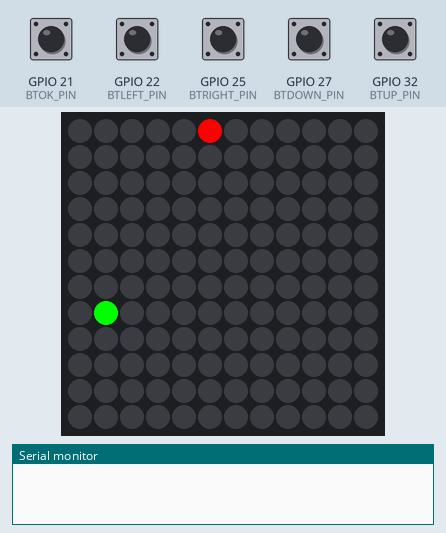
The sketch below on a simulated ESP32. Shown: 12×12 RGB LED matrix (first LED top left, wired row by row), the last lines printed to the serial monitor. Inputs (shaded band) come from the test bench; at power-on: GPIO 21 (BTOK_PIN), GPIO 22 (BTLEFT_PIN), GPIO 25 (BTRIGHT_PIN), GPIO 27 (BTDOWN_PIN), GPIO 32 (BTUP_PIN) HIGH. Random numbers use the default seed unless the sketch sets one.

Above: at 1.4 s.
1.5 s: GPIO 21 (BTOK_PIN) pulled LOW for 0.45 s
At 2.6 s:
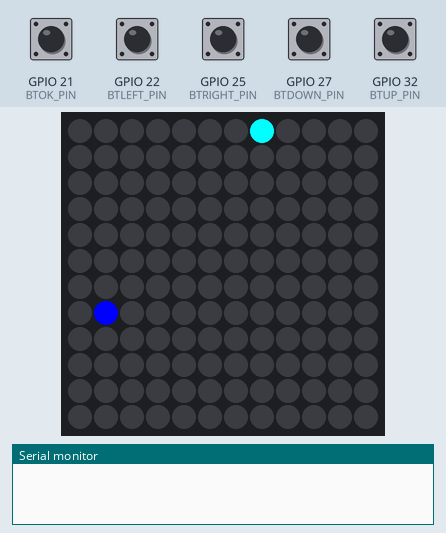
3.6 s: GPIO 21 (BTOK_PIN) pulled LOW for 1 s
At 5.95 s:
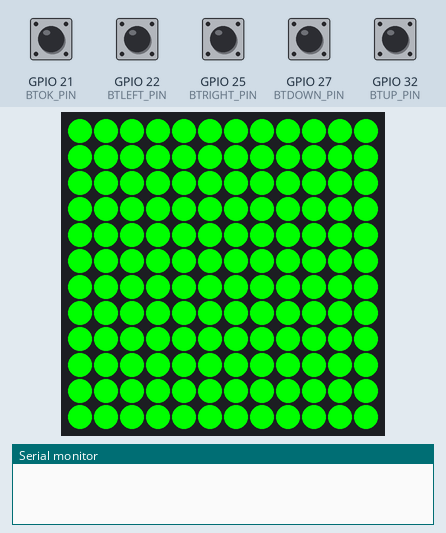
7.6 s: GPIO 22 (BTLEFT_PIN) pulled LOW for 0.45 s
At 9.13 s:
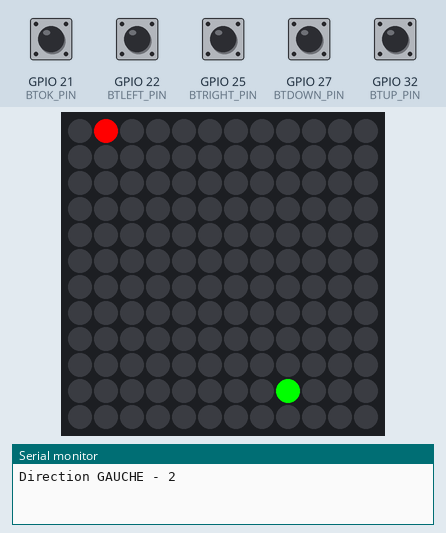
10.4 s: GPIO 25 (BTRIGHT_PIN) pulled LOW for 0.45 s
At 10.66 s:
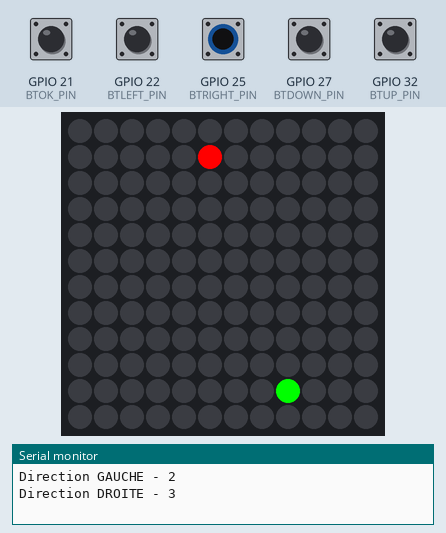
12.3 s: GPIO 27 (BTDOWN_PIN) pulled LOW for 0.45 s
At 12.48 s:
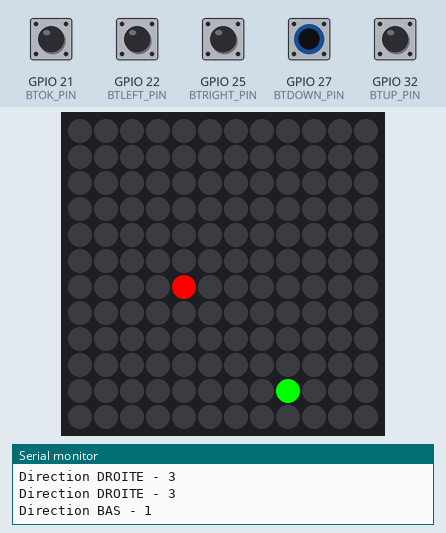
14.2 s: GPIO 22 (BTLEFT_PIN) pulled LOW for 1 s
At 16.56 s:
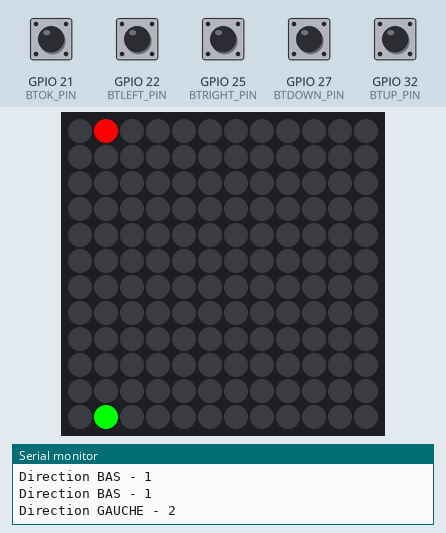
Timing chart, 0 to 18.1 s (numbered marks = the images above; inputs shaded):
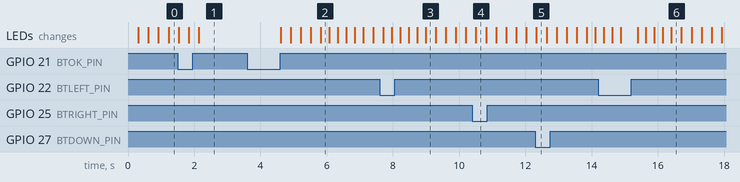

The sketch:

snake.ino
```cpp
/**
 * Simple snake game for a matrix of ws2812b leds strung up in serpentine pattern. The idea is
 * there is an apple and a snake on the board, and the snake tries to eat the apple. Each frame of the
 * game the snake moves in a single direction. If the snake is out of bounds or lands on its own tail,
 * then the game is over. If the head of the snake lands on the apple, the snake grows in length and the
 * speed of the snake increases.
 */
//LEDs
#include <FastLED.h>
#include <LinkedList.h>
#define NUM_LEDS    144
#define LED_PIN     4
int rows = 12;
int columns = 12;
CRGB leds[NUM_LEDS];

const int BTUP_PIN = 32;
const int BTDOWN_PIN = 27;
const int BTRIGHT_PIN = 25;
const int BTLEFT_PIN = 22;
const int BTOK_PIN = 21;

//Joystick


// Directions
#define DIR_UP    0
#define DIR_DOWN  1
#define DIR_LEFT  2
#define DIR_RIGHT 3

int resetDelay = 250;

// Game State
#define MAX_SPEED 5
#define MIN_SPEED 300
#define SPEED_LOSS 15
int gameSpeed = MIN_SPEED;
int currDirection = DIR_UP;
boolean isGamePaused = false;
boolean isTogglingPause = false;

// class that represents a point on the matrix. Indexed starting at 0
class Point {
  private:
    byte x;
    byte y;
  public:
    Point(byte x, byte y) {
      this->x = x;
      this->y = y;
    }
    byte getX() {
      return x;
    }
    byte getY() {
      return y;
    }
    boolean isEqual(int x, int y) {
      return this->x == x && this->y == y;
    }
};

// body of the snake, last element representing the tail, first element representing the head
LinkedList<Point*> snakePositions = LinkedList<Point*>();

// where the apple is located
Point *applePosition;

// For Style ;)
CRGB appleColor = CRGB(0, 255, 0);
CRGB snakeColor = CRGB(255, 0, 0);
CRGB pausedAppleColor = CRGB(0, 0, 255);
CRGB pausedSnakeColor = CRGB(0, 255, 255);
CRGB emptyColor = CRGB(0, 0, 0);
CRGB solidColor = CRGB(0, 255, 0);

void setup() {
  pinMode(BTUP_PIN, INPUT_PULLUP);
  pinMode(BTDOWN_PIN, INPUT_PULLUP);
  pinMode(BTRIGHT_PIN, INPUT_PULLUP);
  pinMode(BTLEFT_PIN, INPUT_PULLUP);
  pinMode(BTOK_PIN, INPUT_PULLUP);
  Serial.begin(115200);


  // pick starting position
  snakePositions.add(getStartingPosition());

  // pick apple position
  applePosition = getApplePosition();

  // setup ws2812b leds
  FastLED.addLeds<WS2812, LED_PIN, GRB>(leds, NUM_LEDS);
}

void loop() {
  // if we're paused set the scene
  checkForPause();

  if(isGamePaused) {
    pauseGame();
  }else{
    // set current direction
    currDirection = getCurrentDirection();

    // get next position
    Point *nextPoint = getNextPosition();

    // check if we are still valid and continue the game, otherwise reset it
    if(isNextPointValid(nextPoint)){
      playGame(nextPoint);
    }else{
      resetGame();
    }
  }
}

// always start the game in the same spot
Point * getStartingPosition(){
  return new Point(0,0);
}

// generate the position of the apple so it is not out of bounds or within the snake
Point * getApplePosition(){
  int x = random(rows);
  int y = random(columns);

  // make sure to generate an apple that is not in the same position as the snake
  while(snakeContainsPosition(x,y)){
    x = random(rows);
    y = random(columns);
  }
  return new Point(x,y);
}

// check if the x y coordinates are covered by a part of the snake
boolean snakeContainsPosition(int x, int y) {
  for(int i = 0; i < snakePositions.size(); i++){
    if(snakePositions.get(i)->isEqual(x,y)) {
      return true;
    }
  }

  return false;
}

// read direction from analog stick
int getCurrentDirection(){
  int dir = currDirection;
    if(digitalRead(BTUP_PIN) == LOW && currDirection != 1) {
      dir = 0;
      Serial.print("Direction HAUT - ");
      Serial.println(dir);
    }
    else if(digitalRead(BTDOWN_PIN) == LOW  && currDirection != 0) {
      dir = 1;
      Serial.print("Direction BAS - ");
      Serial.println(dir);
    }
    else if(digitalRead(BTLEFT_PIN) == LOW  && currDirection != 3) {
      dir = 2;
      Serial.print("Direction GAUCHE - ");
      Serial.println(dir);
    }
    else if(digitalRead(BTRIGHT_PIN) == LOW  && currDirection != 2) {
      dir = 3;
      Serial.print("Direction DROITE - ");
      Serial.println(dir);
    }
    else{
      dir = currDirection;
    }

  return dir;
}

int getYDir(int y) {
  return y > 0 ? DIR_UP : DIR_DOWN;
}

int getXDir(int x) {
  return x > 0 ? DIR_RIGHT : DIR_LEFT;
}

Point * getHead() {
  return snakePositions.get(0);
}

Point * getTail() {
  return snakePositions.get(snakePositions.size() - 1);
}

void addToBeginning(Point *p){
  snakePositions.add(0, p);
}

void removeTail() {
  delete(snakePositions.pop());
}

// calculate the next position based on the current head position and the current direction
Point * getNextPosition() {
  Point *head = getHead();
  switch(currDirection) {
    case DIR_UP:
      return new Point(head->getX(), head->getY() + 1);
    case DIR_DOWN:
      return new Point(head->getX(), head->getY() - 1);
    case DIR_LEFT:
      return new Point(head->getX() - 1, head->getY());
    case DIR_RIGHT:
      return new Point(head->getX() + 1, head->getY());
    default:
      return new Point(-9, -9);
  }
}

// make sure the next point for the head of the snake is in a valid position
boolean isNextPointValid(Point *p) {
  int x = p->getX();
  int y = p->getY();

  // check if within boundary or if we are in the snake
  if(x < 0 || x >= rows || y < 0 || y >= columns || snakeContainsPosition(x,y)) {
    return false;
  }

  return true;
}

// draw the apple
void renderApple() {
  leds[getIndexForPoint(applePosition)] = isGamePaused ? pausedAppleColor : appleColor;
}

// draw the snake
void renderSnake(){
  Point *p;
  for(int i = 0; i < snakePositions.size(); i++) {
    p = snakePositions.get(i);
    int index = getIndexForPoint(p);
    int x = p->getX();
    int y = p->getY();
    leds[index] = isGamePaused ? pausedSnakeColor : snakeColor;
  }
}

// for a point in the matrix, map it to the index in the string
int getIndexForPoint(Point *p) {
  int x = p->getX();
  int y = p->getY();
  boolean oddRow = x % 2 == 1;

  // handle serpentine pattern
  if(oddRow){
    return (x + 1) * columns - y - 1;
  }

  return x * columns  + y;
}

void renderEmptyScreen(){
  for(int i = 0; i < NUM_LEDS; i++) {
    leds[i] = emptyColor;
  }
}

void renderSolidScreen() {
  for(int i = 0; i < NUM_LEDS; i++) {
    leds[i] = solidColor;
  }
}

void playGame(Point *nextPoint){
  // clear screen
  renderEmptyScreen();

  // if we land on an apple grow the snake
  if(applePosition->isEqual(nextPoint->getX(), nextPoint->getY())){
    growSnake(nextPoint);
  }else{
    moveSnake(nextPoint);
  }

  renderSnake();
  renderApple();

  FastLED.show();

  delay(gameSpeed);
}

void moveSnake(Point *p){
  addToBeginning(p);
  removeTail();
}

void growSnake(Point *p){
  addToBeginning(p);
  resetApple();
  increaseSpeed();
}

void increaseSpeed() {
  gameSpeed -= SPEED_LOSS;
}

void checkForPause() {
  boolean isPressedDown = digitalRead(BTOK_PIN) == LOW;

  boolean shouldPause = false;
  if(isPressedDown) {
    // we are trying to pause the game and the button is held down
    isTogglingPause = true;
  }else{
    // the pause button is released, so let's trigger a pause
    shouldPause = isTogglingPause;
    isTogglingPause = false;
  }

  if(shouldPause) {
    isGamePaused = !isGamePaused;
  }
}

// initiate a different view
void pauseGame(){
  renderSnake();
  renderApple();
  FastLED.show();
}

// delete the snake and create a new one
void resetSnake() {
  while(snakePositions.size() > 0){
    delete(snakePositions.pop());
  }
  snakePositions.add(getStartingPosition());
}

// delete the current position and draw a new apple
void resetApple() {
  delete(applePosition);
  applePosition = getApplePosition();
}

// show an end screen and reset the game state
void resetGame(){
  resetSnake();
  resetApple();
  gameSpeed = MIN_SPEED;
  currDirection = DIR_UP;
  renderSolidScreen();
  FastLED.show();
  delay(resetDelay);
  renderEmptyScreen();
  FastLED.show();
  delay(resetDelay);
  renderSolidScreen();
  FastLED.show();
  delay(resetDelay);
  renderEmptyScreen();
  FastLED.show();
  delay(resetDelay);
  renderSolidScreen();
  FastLED.show();
  delay(resetDelay);
  renderEmptyScreen();
  FastLED.show();
}
```

Measured:
- after the input at 3.6 s, the LEDs: first change after 1.0 s (image 2 shows a later state)
